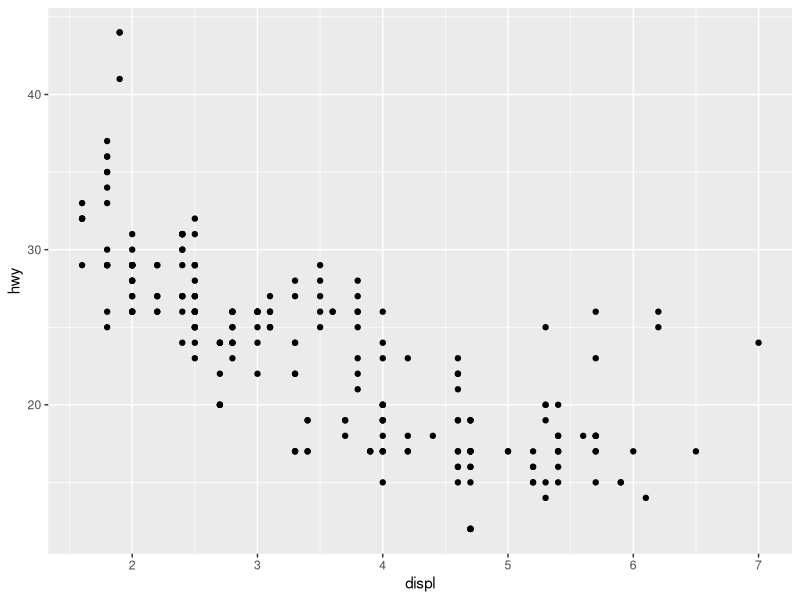
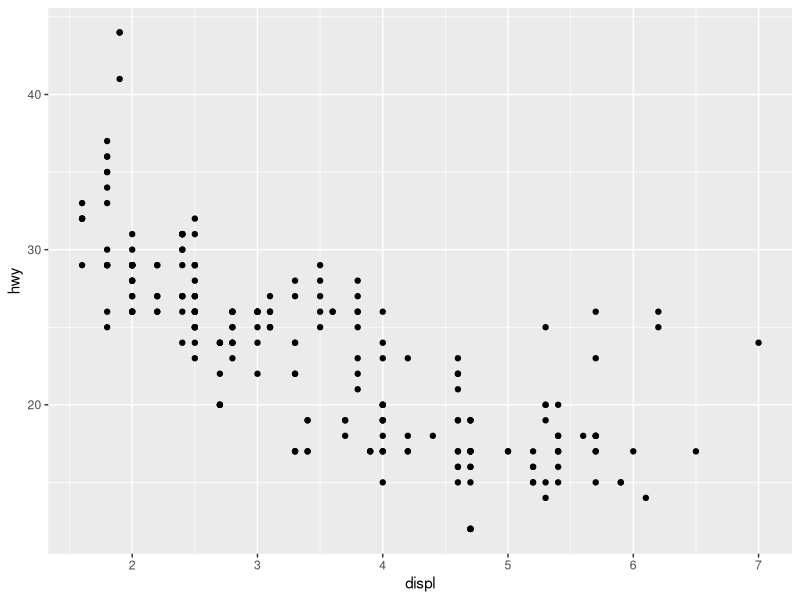
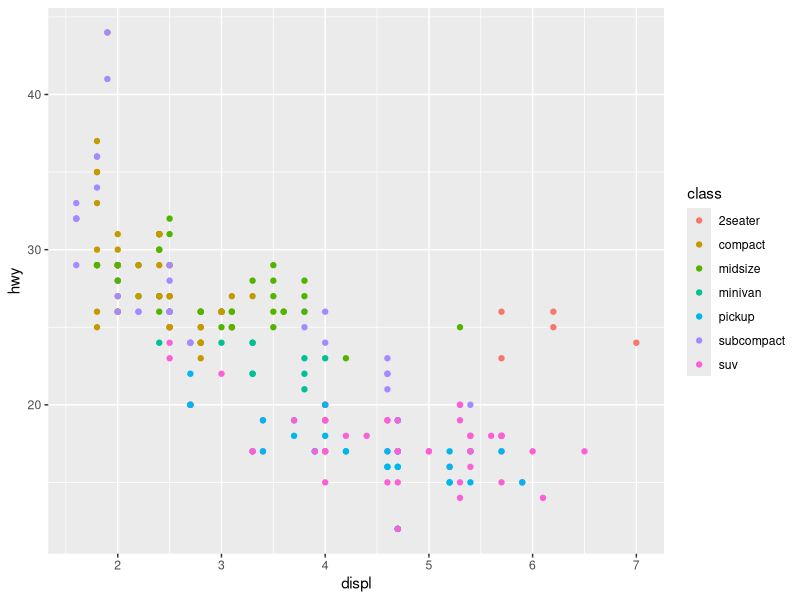
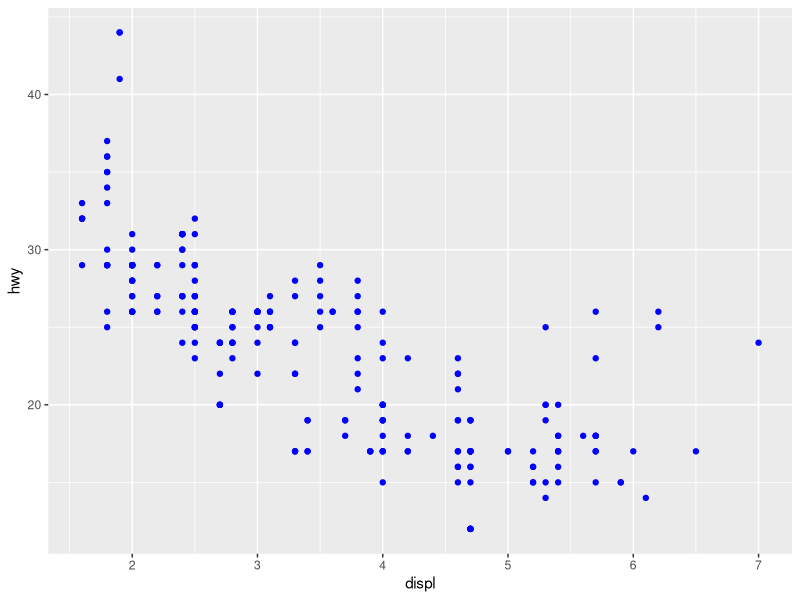
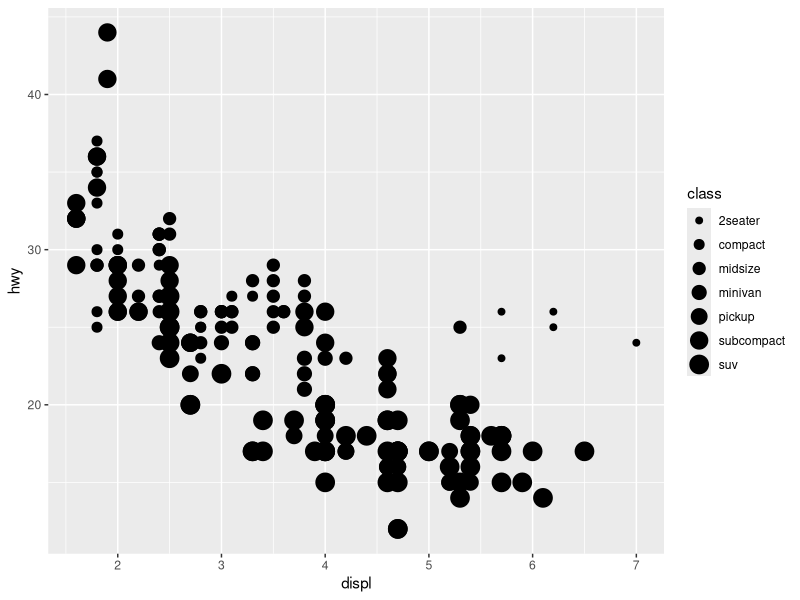
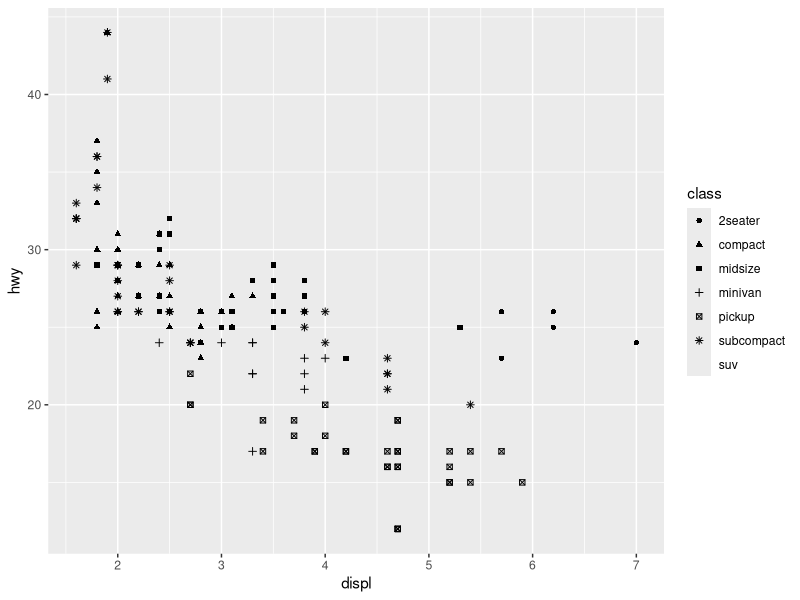

Write R code to recreate these figures, in order.
## ---- chunk 1
# DO NOT ALTER THIS CHUNK
knitr::opts_chunk$set(
  echo = TRUE,
  eval = TRUE,
  fig.width = 5,
  fig.asp = 0.618,
  out.width = "70%",
  dpi = 120,
  fig.align = "center",
  cache = FALSE
)
# Load required packages
suppressPackageStartupMessages(library(tidyverse))
## ---- chunk 2
ggplot(data = mpg) +
  geom_point(mapping = aes(x = displ, y = hwy))
## ---- chunk 3
ggplot(data = mpg) +
  geom_point(mapping = aes(x = displ, y = hwy))
## ---- chunk 4
ggplot(data = mpg) +
  geom_point(mapping = aes(x = displ, y = hwy, color = class))
## ---- chunk 5
ggplot(data = mpg) +
  geom_point(mapping = aes(x = displ, y = hwy), color = "blue")
## ---- chunk 6
ggplot(data = mpg) +
  geom_point(mapping = aes(x = displ, y = hwy, size = class))
## ---- chunk 7
ggplot(data = mpg) +
  geom_point(mapping = aes(x = displ, y = hwy, shape = class))
## ---- chunk 8
# Put your code inside this block
